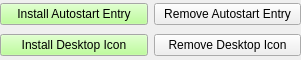
     <widget class="QWidget" name="widget" >
      <property name="geometry" >
       <rect>
        <x>240</x>
        <y>160</y>
        <width>301</width>
        <height>60</height>
       </rect>
      </property>
      <layout class="QGridLayout" >
       <property name="margin" >
        <number>0</number>
       </property>
       <property name="spacing" >
        <number>6</number>
       </property>
       <item row="1" column="1" >
        <widget class="QPushButton" name="removeDesktop" >
         <property name="text" >
          <string>Remove Desktop Icon</string>
         </property>
        </widget>
       </item>
       <item row="1" column="0" >
        <widget class="QPushButton" name="installDesktop" >
         <property name="palette" >
          <palette>
           <active>
            <color>
             <red>0</red>
             <green>0</green>
             <blue>0</blue>
            </color>
            <color>
             <red>170</red>
             <green>255</green>
             <blue>127</blue>
            </color>
            <color>
             <red>237</red>
             <green>237</green>
             <blue>237</blue>
            </color>
            <color>
             <red>244</red>
             <green>244</green>
             <blue>244</blue>
            </color>
            <color>
             <red>116</red>
             <green>116</green>
             <blue>116</blue>
            </color>
            <color>
             <red>155</red>
             <green>155</green>
             <blue>155</blue>
            </color>
            <color>
             <red>0</red>
             <green>0</green>
             <blue>0</blue>
            </color>
            <color>
             <red>255</red>
             <green>255</green>
             <blue>255</blue>
            </color>
            <color>
             <red>0</red>
             <green>0</green>
             <blue>0</blue>
            </color>
            <color>
             <red>255</red>
             <green>255</green>
             <blue>255</blue>
            </color>
            <color>
             <red>233</red>
             <green>233</green>
             <blue>233</blue>
            </color>
            <color>
             <red>0</red>
             <green>0</green>
             <blue>0</blue>
            </color>
            <color>
             <red>0</red>
             <green>0</green>
             <blue>0</blue>
            </color>
            <color>
             <red>255</red>
             <green>255</green>
             <blue>255</blue>
            </color>
            <color>
             <red>0</red>
             <green>0</green>
             <blue>255</blue>
            </color>
            <color>
             <red>255</red>
             <green>0</green>
             <blue>255</blue>
            </color>
            <color>
             <red>244</red>
             <green>244</green>
             <blue>244</blue>
            </color>
           </active>
           <inactive>
            <color>
             <red>0</red>
             <green>0</green>
             <blue>0</blue>
            </color>
            <color>
             <red>170</red>
             <green>255</green>
             <blue>127</blue>
            </color>
            <color>
             <red>237</red>
             <green>237</green>
             <blue>237</blue>
            </color>
            <color>
             <red>244</red>
             <green>244</green>
             <blue>244</blue>
            </color>
            <color>
             <red>116</red>
             <green>116</green>
             <blue>116</blue>
            </color>
            <color>
             <red>155</red>
             <green>155</green>
             <blue>155</blue>
            </color>
            <color>
             <red>0</red>
             <green>0</green>
             <blue>0</blue>
            </color>
            <color>
             <red>255</red>
             <green>255</green>
             <blue>255</blue>
            </color>
            <color>
             <red>0</red>
             <green>0</green>
             <blue>0</blue>
            </color>
            <color>
             <red>255</red>
             <green>255</green>
             <blue>255</blue>
            </color>
            <color>
             <red>233</red>
             <green>233</green>
             <blue>233</blue>
            </color>
            <color>
             <red>0</red>
             <green>0</green>
             <blue>0</blue>
            </color>
            <color>
             <red>0</red>
             <green>0</green>
             <blue>0</blue>
            </color>
            <color>
             <red>255</red>
             <green>255</green>
             <blue>255</blue>
            </color>
            <color>
             <red>0</red>
             <green>0</green>
             <blue>255</blue>
            </color>
            <color>
             <red>255</red>
             <green>0</green>
             <blue>255</blue>
            </color>
            <color>
             <red>244</red>
             <green>244</green>
             <blue>244</blue>
            </color>
           </inactive>
           <disabled>
            <color>
             <red>116</red>
             <green>116</green>
             <blue>116</blue>
            </color>
            <color>
             <red>170</red>
             <green>255</green>
             <blue>127</blue>
            </color>
            <color>
             <red>237</red>
             <green>237</green>
             <blue>237</blue>
            </color>
            <color>
             <red>244</red>
             <green>244</green>
             <blue>244</blue>
            </color>
            <color>
             <red>116</red>
             <green>116</green>
             <blue>116</blue>
            </color>
            <color>
             <red>155</red>
             <green>155</green>
             <blue>155</blue>
            </color>
            <color>
             <red>116</red>
             <green>116</green>
             <blue>116</blue>
            </color>
            <color>
             <red>255</red>
             <green>255</green>
             <blue>255</blue>
            </color>
            <color>
             <red>116</red>
             <green>116</green>
             <blue>116</blue>
            </color>
            <color>
             <red>255</red>
             <green>255</green>
             <blue>255</blue>
            </color>
            <color>
             <red>233</red>
             <green>233</green>
             <blue>233</blue>
            </color>
            <color>
             <red>0</red>
             <green>0</green>
             <blue>0</blue>
            </color>
            <color>
             <red>116</red>
             <green>116</green>
             <blue>116</blue>
            </color>
            <color>
             <red>255</red>
             <green>255</green>
             <blue>255</blue>
            </color>
            <color>
             <red>0</red>
             <green>0</green>
             <blue>255</blue>
            </color>
            <color>
             <red>255</red>
             <green>0</green>
             <blue>255</blue>
            </color>
            <color>
             <red>244</red>
             <green>244</green>
             <blue>244</blue>
            </color>
           </disabled>
          </palette>
         </property>
         <property name="text" >
          <string>Install Desktop Icon</string>
         </property>
        </widget>
       </item>
       <item row="0" column="1" >
        <widget class="QPushButton" name="removeAutostart" >
         <property name="text" >
          <string>Remove Autostart Entry</string>
         </property>
        </widget>
       </item>
       <item row="0" column="0" >
        <widget class="QPushButton" name="installAutostart" >
         <property name="palette" >
          <palette>
           <active>
            <color>
             <red>0</red>
             <green>0</green>
             <blue>0</blue>
            </color>
            <color>
             <red>170</red>
             <green>255</green>
             <blue>127</blue>
            </color>
            <color>
             <red>237</red>
             <green>237</green>
             <blue>237</blue>
            </color>
            <color>
             <red>244</red>
             <green>244</green>
             <blue>244</blue>
            </color>
            <color>
             <red>116</red>
             <green>116</green>
             <blue>116</blue>
            </color>
            <color>
             <red>155</red>
             <green>155</green>
             <blue>155</blue>
            </color>
            <color>
             <red>0</red>
             <green>0</green>
             <blue>0</blue>
            </color>
            <color>
             <red>255</red>
             <green>255</green>
             <blue>255</blue>
            </color>
            <color>
             <red>0</red>
             <green>0</green>
             <blue>0</blue>
            </color>
            <color>
             <red>255</red>
             <green>255</green>
             <blue>255</blue>
            </color>
            <color>
             <red>233</red>
             <green>233</green>
             <blue>233</blue>
            </color>
            <color>
             <red>0</red>
             <green>0</green>
             <blue>0</blue>
            </color>
            <color>
             <red>0</red>
             <green>0</green>
             <blue>0</blue>
            </color>
            <color>
             <red>255</red>
             <green>255</green>
             <blue>255</blue>
            </color>
            <color>
             <red>0</red>
             <green>0</green>
             <blue>255</blue>
            </color>
            <color>
             <red>255</red>
             <green>0</green>
             <blue>255</blue>
            </color>
            <color>
             <red>244</red>
             <green>244</green>
             <blue>244</blue>
            </color>
           </active>
           <inactive>
            <color>
             <red>0</red>
             <green>0</green>
             <blue>0</blue>
            </color>
            <color>
             <red>170</red>
             <green>255</green>
             <blue>127</blue>
            </color>
            <color>
             <red>237</red>
             <green>237</green>
             <blue>237</blue>
            </color>
            <color>
             <red>244</red>
             <green>244</green>
             <blue>244</blue>
            </color>
            <color>
             <red>116</red>
             <green>116</green>
             <blue>116</blue>
            </color>
            <color>
             <red>155</red>
             <green>155</green>
             <blue>155</blue>
            </color>
            <color>
             <red>0</red>
             <green>0</green>
             <blue>0</blue>
            </color>
            <color>
             <red>255</red>
             <green>255</green>
             <blue>255</blue>
            </color>
            <color>
             <red>0</red>
             <green>0</green>
             <blue>0</blue>
            </color>
            <color>
             <red>255</red>
             <green>255</green>
             <blue>255</blue>
            </color>
            <color>
             <red>233</red>
             <green>233</green>
             <blue>233</blue>
            </color>
            <color>
             <red>0</red>
             <green>0</green>
             <blue>0</blue>
            </color>
            <color>
             <red>0</red>
             <green>0</green>
             <blue>0</blue>
            </color>
            <color>
             <red>255</red>
             <green>255</green>
             <blue>255</blue>
            </color>
            <color>
             <red>0</red>
             <green>0</green>
             <blue>255</blue>
            </color>
            <color>
             <red>255</red>
             <green>0</green>
             <blue>255</blue>
            </color>
            <color>
             <red>244</red>
             <green>244</green>
             <blue>244</blue>
            </color>
           </inactive>
           <disabled>
            <color>
             <red>116</red>
             <green>116</green>
             <blue>116</blue>
            </color>
            <color>
             <red>170</red>
             <green>255</green>
             <blue>127</blue>
            </color>
            <color>
             <red>237</red>
             <green>237</green>
             <blue>237</blue>
            </color>
            <color>
             <red>244</red>
             <green>244</green>
             <blue>244</blue>
            </color>
            <color>
             <red>116</red>
             <green>116</green>
             <blue>116</blue>
            </color>
            <color>
             <red>155</red>
             <green>155</green>
             <blue>155</blue>
            </color>
            <color>
             <red>116</red>
             <green>116</green>
             <blue>116</blue>
            </color>
            <color>
             <red>255</red>
             <green>255</green>
             <blue>255</blue>
            </color>
            <color>
             <red>116</red>
             <green>116</green>
             <blue>116</blue>
            </color>
            <color>
             <red>255</red>
             <green>255</green>
             <blue>255</blue>
            </color>
            <color>
             <red>233</red>
             <green>233</green>
             <blue>233</blue>
            </color>
            <color>
             <red>0</red>
             <green>0</green>
             <blue>0</blue>
            </color>
            <color>
             <red>116</red>
             <green>116</green>
             <blue>116</blue>
            </color>
            <color>
             <red>255</red>
             <green>255</green>
             <blue>255</blue>
            </color>
            <color>
             <red>0</red>
             <green>0</green>
             <blue>255</blue>
            </color>
            <color>
             <red>255</red>
             <green>0</green>
             <blue>255</blue>
            </color>
            <color>
             <red>244</red>
             <green>244</green>
             <blue>244</blue>
            </color>
           </disabled>
          </palette>
         </property>
         <property name="text" >
          <string>Install Autostart Entry</string>
         </property>
        </widget>
       </item>
      </layout>
     </widget>
